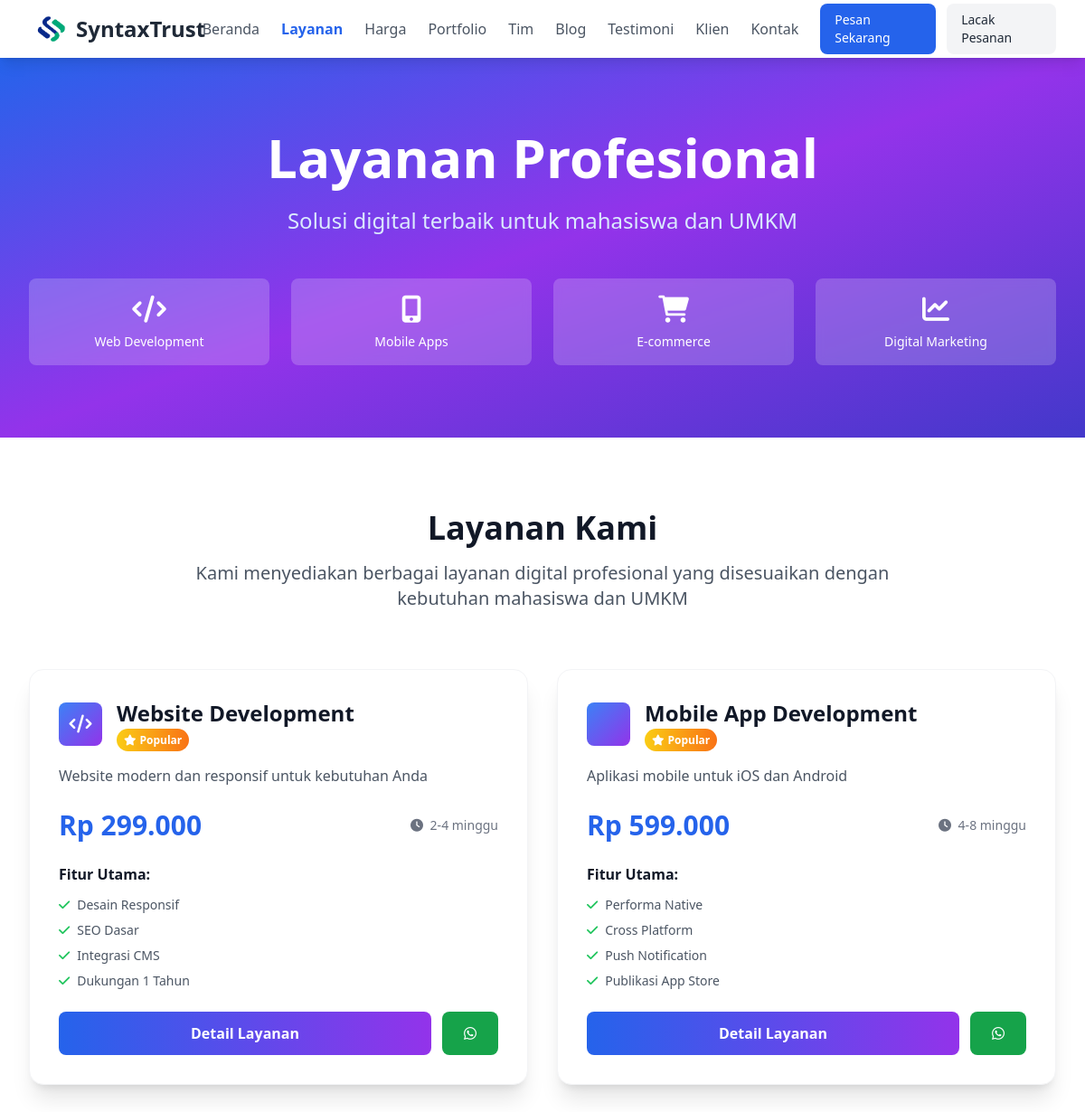
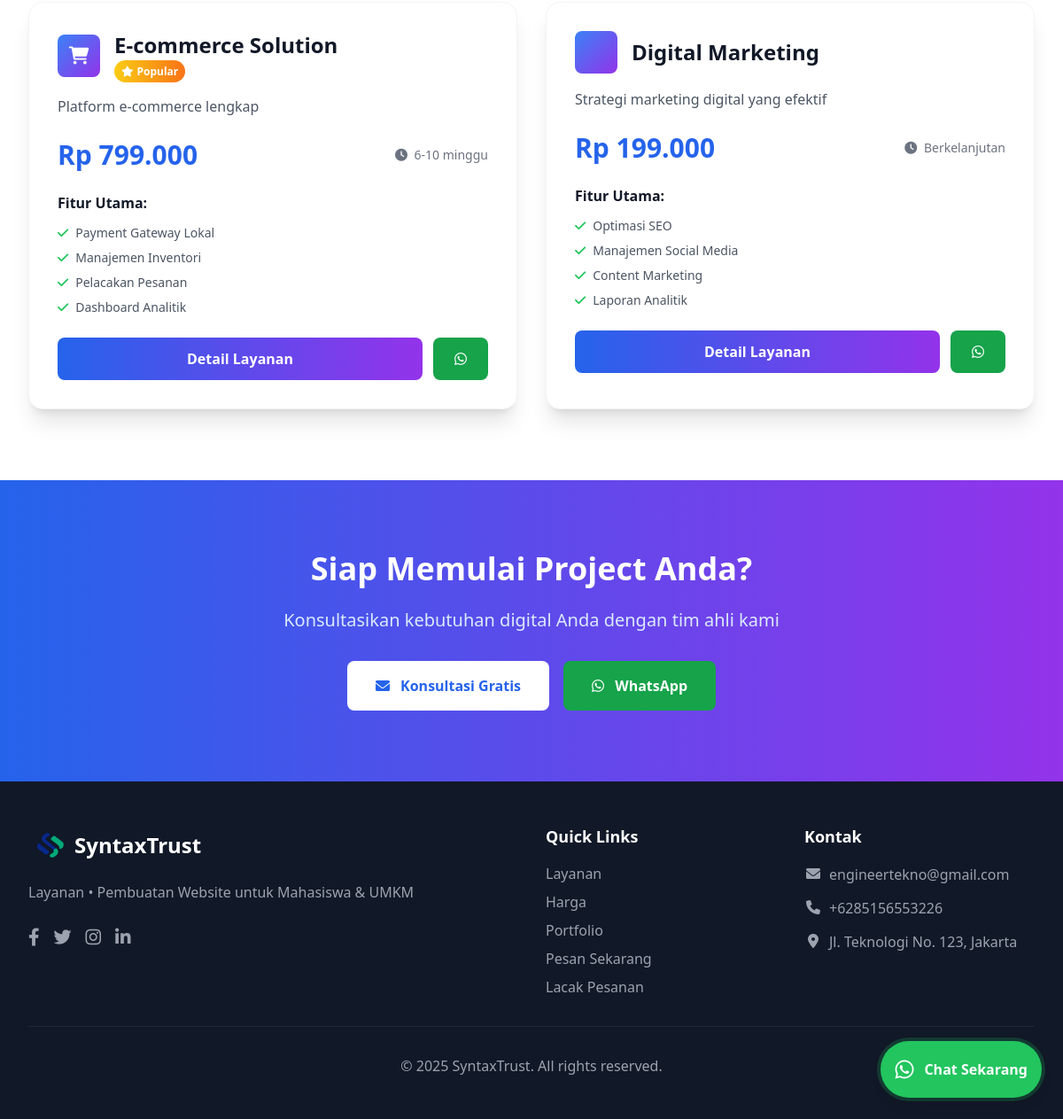
The app's page /public/services.php, older data (2 pictures, top to bottom).
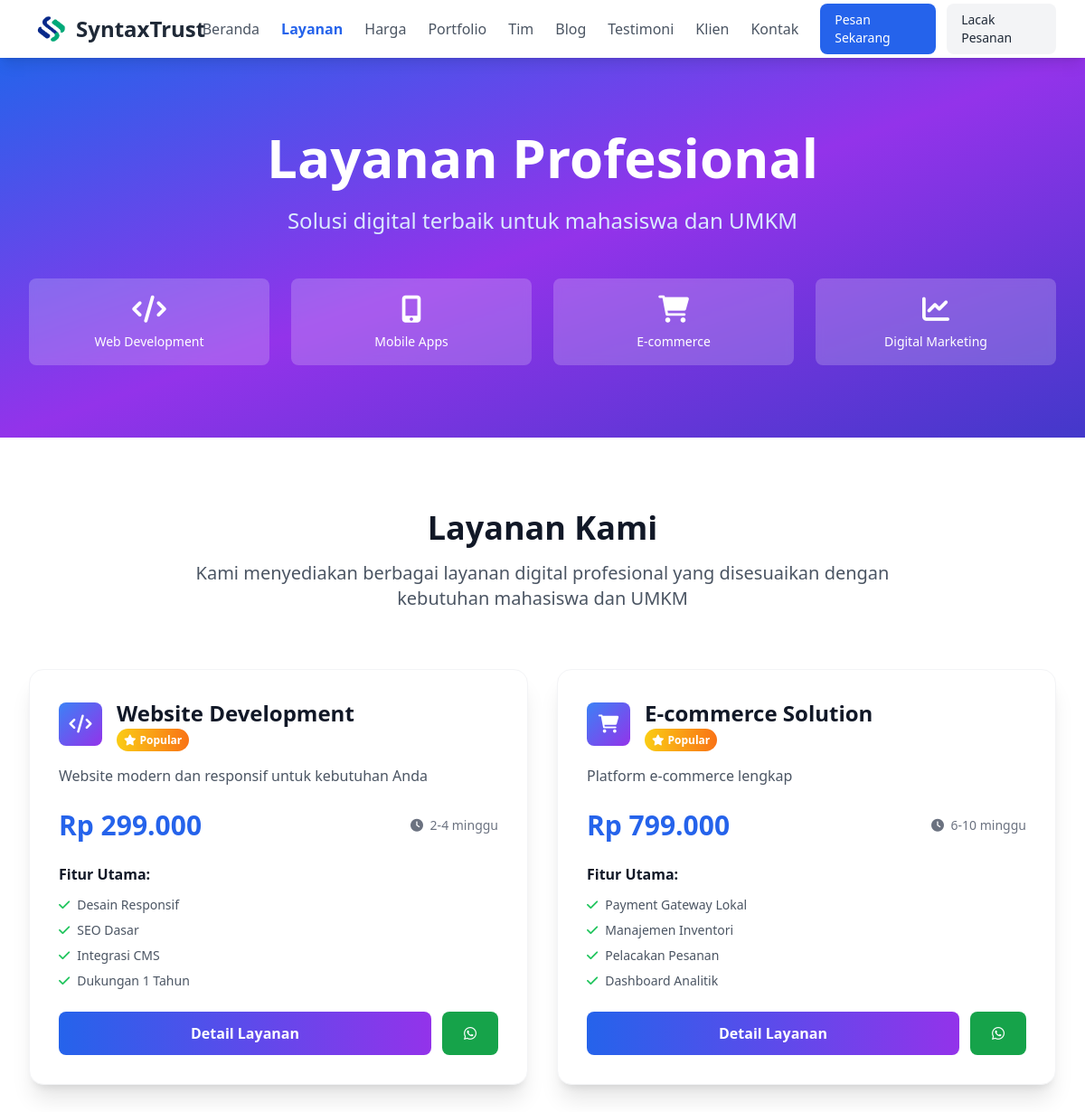
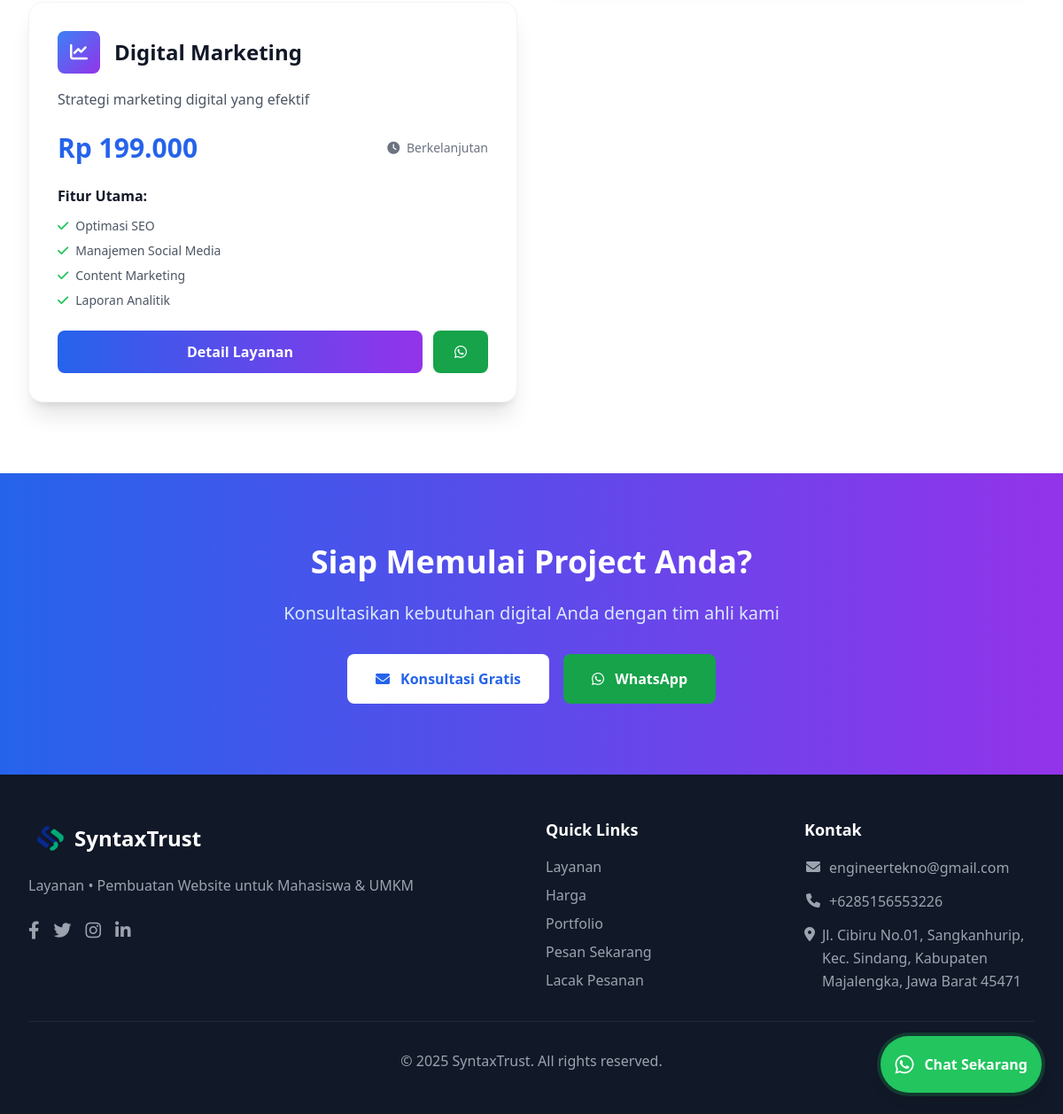
The same page, newer data (2 pictures, top to bottom).
### tables this page shows
CREATE TABLE `settings` (
  `id` int(11) NOT NULL,
  `setting_key` varchar(100) NOT NULL,
  `setting_value` text DEFAULT NULL,
  `setting_type` enum('text','number','boolean','json') DEFAULT 'text',
  `description` varchar(255) DEFAULT NULL,
  `is_public` tinyint(1) DEFAULT 1,
  `created_at` timestamp NOT NULL DEFAULT current_timestamp(),
  `updated_at` timestamp NOT NULL DEFAULT current_timestamp() ON UPDATE current_timestamp()
);

CREATE TABLE `services` (
  `id` int(11) NOT NULL,
  `name` varchar(100) NOT NULL,
  `description` text NOT NULL,
  `short_description` varchar(255) DEFAULT NULL,
  `icon` varchar(100) DEFAULT NULL,
  `image` varchar(255) DEFAULT NULL,
  `price` decimal(10,2) DEFAULT NULL,
  `duration` varchar(50) DEFAULT NULL,
  `features` longtext DEFAULT NULL CHECK (json_valid(`features`)),
  `is_featured` tinyint(1) DEFAULT 0,
  `is_active` tinyint(1) DEFAULT 1,
  `sort_order` int(11) DEFAULT 0,
  `created_at` timestamp NOT NULL DEFAULT current_timestamp(),
  `updated_at` timestamp NOT NULL DEFAULT current_timestamp() ON UPDATE current_timestamp()
);

### public/includes/helpers.php (called while the page is built, shortened)
<?php
require_once __DIR__ . '/../../config/database.php';
if (!function_exists('getSetting')) {
    function getSetting($key, $default = '') {
        global $pdo;
        try {
            $stmt = $pdo->prepare("SELECT setting_value FROM settings WHERE setting_key = ? AND is_public = 1");
            $stmt->execute([$key]);
            $result = $stmt->fetch(PDO::FETCH_ASSOC);
            return $result ? $result['setting_value'] : $default;
        } catch (Exception $e) {
            return $default;
        }
    }
}
if (!function_exists('h')) {
    function h($string) {
        return htmlspecialchars((string)$string, ENT_QUOTES, 'UTF-8');
    }
}

### public/services.php (the view, shortened to what the rows shown need)
<?php
require_once __DIR__ . '/includes/layout.php';
try {
    $stmt = $pdo->prepare("SELECT * FROM services WHERE is_active = 1 ORDER BY is_featured DESC, sort_order ASC");
    $stmt->execute();
    $services = $stmt->fetchAll(PDO::FETCH_ASSOC);
} catch (Exception $e) {
    $services = [];
}
$site_name = getSetting('site_name', 'SyntaxTrust');
$site_description = getSetting('site_description', 'Layanan Pembuatan Website untuk Mahasiswa & UMKM');
echo renderPageStart('Layanan - ' . $site_name, 'Layanan profesional kami - ' . $site_description, 'services.php');
?>
    <section class="bg-gradient-to-br from-blue-600 via-purple-600 to-indigo-700 text-white py-20">
        <div class="max-w-7xl mx-auto px-4 sm:px-6 lg:px-8 text-center">
            <h1 class="text-4xl md:text-6xl font-bold mb-6">Layanan Profesional</h1>
        </div>
    </section>
    <section class="py-20 bg-white">
        <div class="max-w-7xl mx-auto px-4 sm:px-6 lg:px-8">
            <div class="text-center mb-16">
                <h2 class="text-4xl font-bold text-gray-900 mb-4">Layanan Kami</h2>
            </div>
            <div id="services-grid" class="grid grid-cols-1 md:grid-cols-2 lg:grid-cols-2 gap-8">
                <?php foreach ($services as $index => $service): ?>
                <div class="service-card bg-white rounded-2xl shadow-xl overflow-hidden border border-gray-100" style="animation-delay: <?= $index * 0.2 ?>s;">
                    <div class="p-8">
                        <div class="flex items-center mb-4">
                            <?php if ($service['icon']): ?>
                            <div class="w-12 h-12 bg-gradient-to-br from-blue-500 to-purple-600 rounded-lg flex items-center justify-center mr-4">
                                <i class="fas fa-<?= h($service['icon']) ?> text-white text-xl"></i>
                            </div>
                            <?php endif; ?>
                            <div>
                                <h3 class="text-2xl font-bold text-gray-900"><?= h($service['name']) ?></h3>
                                <?php if ($service['is_featured']): ?>
                                <span class="bg-gradient-to-r from-yellow-400 to-orange-500 text-white px-2 py-1 rounded-full text-xs font-semibold">
                                    <i class="fas fa-star mr-1"></i>Popular
                                </span>
                                <?php endif; ?>
                            </div>
                        </div>
                        <p class="text-gray-600 mb-6 leading-relaxed"><?= h($service['short_description'] ?: substr($service['description'], 0, 150) . '...') ?></p>
                        <div class="flex items-center justify-between mb-6">
                            <?php if ($service['price'] && $service['price'] > 0): ?>
                            <div class="text-3xl font-bold text-blue-600">
                                Rp <?= number_format($service['price'], 0, ',', '.') ?>
                            </div>
                            <?php else: ?>
                            <div class="text-2xl font-bold text-gray-600">Custom Quote</div>
                            <?php endif; ?>
                            <?php if ($service['duration']): ?>
                            <div class="text-sm text-gray-500">
                                <i class="fas fa-clock mr-1"></i>
                                <?= h($service['duration']) ?>
                            </div>
                            <?php endif; ?>
                        </div>
                        <?php if ($service['features']): ?>
                        <div class="mb-6">
                            <h4 class="font-semibold text-gray-900 mb-3">Fitur Utama:</h4>
                            <ul class="space-y-2">
                                <?php
                                $features = json_decode($service['features'], true) ?: [];
                                foreach (array_slice($features, 0, 4) as $feature):
                                ?>
                                <li class="flex items-center text-sm text-gray-600">
                                    <i class="fas fa-check text-green-500 mr-2"></i>
                                    <?= h($feature) ?>
                                </li>
                                <?php endforeach; ?>
                            </ul>
                        </div>
                        <?php endif; ?>
                        <div class="flex gap-3">
                            <button onclick="openServiceModal(<?= $service['id'] ?>)" class="flex-1 bg-gradient-to-r from-blue-600 to-purple-600 text-white py-3 px-6 rounded-lg font-semibold hover:shadow-lg transition-all duration-300">
                                Detail Layanan
                            </button>
                            <a href="https://wa.me/<?= str_replace(['+', '-', ' '], '', getSetting('company_whatsapp', '6285156553226')) ?>?text=Halo, saya tertarik dengan layanan <?= urlencode($service['name']) ?>"
                               target="_blank"
                               class="bg-green-600 text-white py-3 px-6 rounded-lg font-semibold hover:bg-green-700 transition-colors">
                                <i class="fab fa-whatsapp"></i>
                            </a>
                        </div>
                    </div>
                </div>
                <?php endforeach; ?>
            </div>
        </div>
    </section>
    <section class="py-20 bg-gradient-to-r from-blue-600 to-purple-600 text-white">
        <div class="max-w-4xl mx-auto px-4 sm:px-6 lg:px-8 text-center">
            <h2 class="text-3xl md:text-4xl font-bold mb-6">Siap Memulai Project Anda?</h2>
        </div>
    </section>
    <?php echo renderPageEnd(); ?>

### public/includes/shared-components.php (shortened to what the rows shown need)
<?php
function renderNavigation($current_page = '') {
    $site_name = getSetting('site_name', 'SyntaxTrust');
    ?>
    <nav class="bg-white shadow-lg sticky top-0 z-40">
        <div class="max-w-7xl mx-auto px-4 sm:px-6 lg:px-8">
            <div class="flex justify-between h-16">
                <div class="flex items-center">
                    <a href="index.php" class="flex items-center space-x-1">
                        <img src="assets/img/fix_logo_new.png" alt="<?= h($site_name) ?>" class="h-12 w-12">
                        <span class="text-2xl font-bold text-gray-800"><?= h($site_name) ?></span>
                    </a>
                </div>
            </div>
        </div>
    </nav>
    <?php
    return ob_get_clean();
}
function renderFooter() {
    $site_name = getSetting('site_name', 'SyntaxTrust');
    $site_description = getSetting('site_description', 'Layanan Pembuatan Website untuk Mahasiswa & UMKM');
    ?>
    <footer class="bg-gray-900 text-white py-12">
        <div class="max-w-7xl mx-auto px-4 sm:px-6 lg:px-8">
            <div class="grid grid-cols-1 md:grid-cols-4 gap-8">
                <div class="md:col-span-2">
                    <div class="flex items-center space-x-1 mb-4">
                        <img src="assets/img/fix_logo_new.png" alt="<?= h($site_name) ?>" class="h-12 w-12">
                        <h3 class="text-2xl font-bold"><?= h($site_name) ?></h3>
                    </div>
                    <p class="text-gray-400 mb-6 leading-relaxed"><?= h($site_description) ?></p>
                    <div class="flex space-x-4">
                        <a href="<?= h(getSetting('social_media_facebook', '#')) ?>" class="text-gray-400 hover:text-white transition-colors">
                        </a>
                        <a href="<?= h(getSetting('social_media_twitter', '#')) ?>" class="text-gray-400 hover:text-white transition-colors">
                        </a>
                        <a href="<?= h(getSetting('social_media_instagram', '#')) ?>" class="text-gray-400 hover:text-white transition-colors">
                        </a>
                        <a href="<?= h(getSetting('social_media_linkedin', '#')) ?>" class="text-gray-400 hover:text-white transition-colors">
                        </a>
                    </div>
                </div>
                <div>
                    <ul class="space-y-3 text-gray-400">
                        <li class="flex items-start">
                            <i class="fas fa-envelope mt-1 w-5 text-center text-gray-400"></i>
                            <span class="ml-2 leading-relaxed break-words"><?= h(getSetting('contact_email')) ?></span>
                        </li>
                        <li class="flex items-start">
                            <i class="fas fa-phone mt-1 w-5 text-center text-gray-400"></i>
                            <span class="ml-2 leading-relaxed break-words"><?= h(getSetting('contact_phone')) ?></span>
                        </li>
                        <li class="flex items-start">
                            <i class="fas fa-map-marker-alt mt-1 w-5 text-center text-gray-400"></i>
                            <span class="ml-2 leading-relaxed break-words"><?= h(getSetting('address')) ?></span>
                        </li>
                    </ul>
                </div>
            </div>
            <div class="border-t border-gray-800 pt-8 mt-8 text-center">
                <p class="text-gray-400">&copy; <?= date('Y') ?> <?= h($site_name) ?>. All rights reserved.</p>
            </div>
        </div>
    </footer>
    <?php
    return ob_get_clean();
}
    ?>

Row changes from the older to the newer data that the page shows:
removed services: name "Mobile App Development", is_featured 1 (drawn), short_description "Aplikasi mobile untuk iOS dan Android", price "599.000", duration "4-8 minggu", features "Performa Native", features "Cross Platform", features "Push Notification", features "Publikasi App Store"
changed services "Digital Marketing": icon "trending-up" → "chart-line" (drawn)
changed settings: setting_value "Jl. Teknologi No. 123, Jakarta" → "Jl. Cibiru No.01, Sangkanhurip, Kec. Sindang, Kabupaten Majalengka, Jawa Barat 45471"
